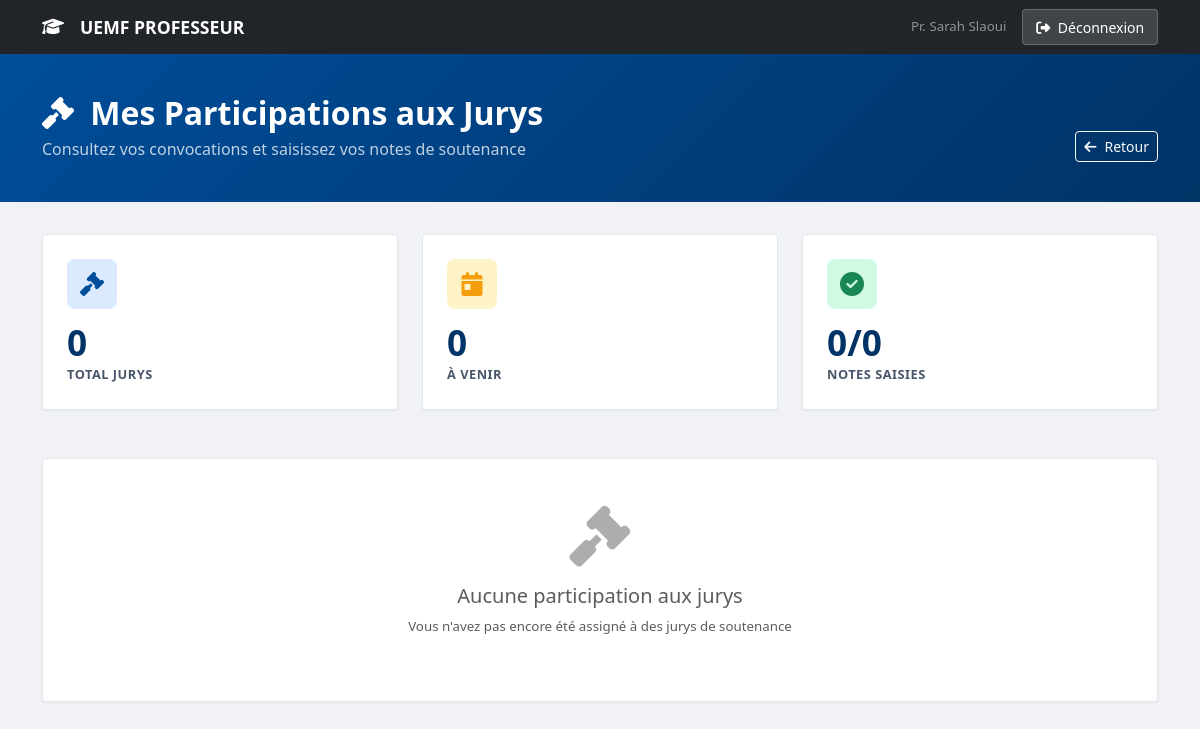
/src/views/prof/jurys.php (signed in), run on an earlier commit of the app's database.
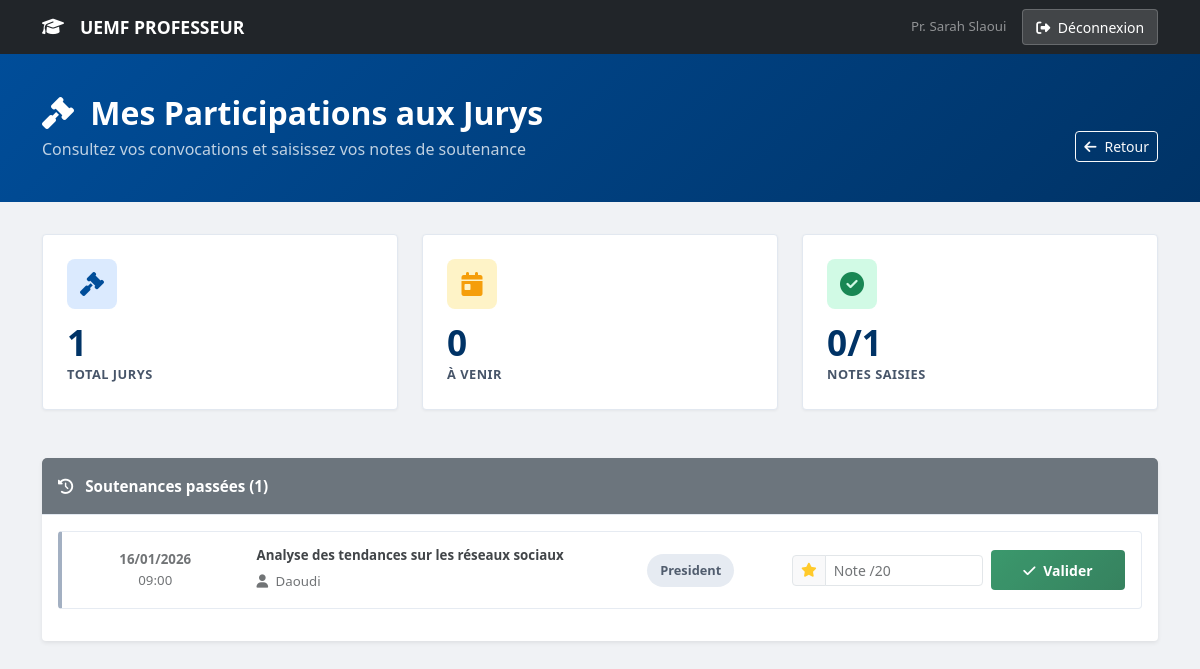
And on a later commit of the database.
### tables this page shows
CREATE TABLE `soutenances` (
  `id` int(11) NOT NULL,
  `projet_id` int(11) NOT NULL,
  `date_soutenance` datetime DEFAULT NULL,
  `salle` varchar(50) DEFAULT NULL,
  `jury_infos` text DEFAULT NULL,
  `note_finale` decimal(4,2) DEFAULT NULL,
  `mention` varchar(50) DEFAULT NULL,
  `commentaire_jury` text DEFAULT NULL,
  `created_at` datetime DEFAULT current_timestamp()
);

CREATE TABLE `projets` (
  `id` int(11) NOT NULL,
  `titre` varchar(255) NOT NULL,
  `description` text NOT NULL,
  `domaine` varchar(100) DEFAULT NULL,
  `technologies` varchar(255) DEFAULT NULL,
  `binome_email` varchar(150) DEFAULT NULL,
  `etudiant_id` int(11) NOT NULL,
  `encadrant_id` int(11) DEFAULT NULL,
  `filiere_id` int(11) NOT NULL,
  `encadrant_pref1_id` int(11) DEFAULT NULL,
  `encadrant_pref2_id` int(11) DEFAULT NULL,
  `encadrant_pref3_id` int(11) DEFAULT NULL,
  `statut` varchar(50) DEFAULT 'inscrit',
  `annee_universitaire` varchar(20) DEFAULT '2025-2026',
  `created_at` datetime DEFAULT current_timestamp(),
  `rapport_chemin` varchar(255) DEFAULT NULL
);

CREATE TABLE `users` (
  `id` int(11) NOT NULL,
  `nom` varchar(100) NOT NULL,
  `prenom` varchar(100) DEFAULT NULL,
  `email` varchar(100) NOT NULL,
  `username` varchar(50) DEFAULT NULL,
  `login` varchar(100) NOT NULL,
  `password` varchar(255) NOT NULL,
  `role` enum('etudiant','prof','coordinateur','directeur','assistante') NOT NULL,
  `filiere_id` int(11) DEFAULT NULL,
  `specialite` varchar(255) DEFAULT NULL,
  `telephone` varchar(20) DEFAULT NULL,
  `created_at` timestamp NOT NULL DEFAULT current_timestamp(),
  `must_change_password` tinyint(1) DEFAULT 1,
  `otp_secret` varchar(32) DEFAULT NULL
);

CREATE TABLE `jurys` (
  `id` int(11) NOT NULL,
  `soutenance_id` int(11) NOT NULL,
  `prof_id` int(11) NOT NULL,
  `role_jury` enum('president','examinateur','rapporteur','encadrant','invite') NOT NULL,
  `present` tinyint(1) DEFAULT 1
);

### src/views/prof/jurys.php (the view, shortened to what the changed rows need)
<?php
require_once '../../../config/database.php';
$prof_id = $_SESSION['user_id'];
$sql = "SELECT s.id, s.date_soutenance, s.note_finale, s.salle,
             p.titre AS projet_titre,
             u.nom AS etudiant_nom,
             p.binome_email AS binome_email,
             f.nom AS filiere_nom,
             j.role_jury AS mon_role
         FROM soutenances s
         JOIN jurys j ON j.soutenance_id = s.id
         JOIN projets p ON s.projet_id = p.id
         JOIN users u ON p.etudiant_id = u.id
         LEFT JOIN filieres f ON p.filiere_id = f.id
         WHERE j.prof_id = ?
         ORDER BY s.date_soutenance ASC";
$stmt = $pdo->prepare($sql);
$stmt->execute([$prof_id]);
$jurys = $stmt->fetchAll();
$jurysAVenir = [];
$jurysPasses = [];
$now = date('Y-m-d H:i:s');
foreach ($jurys as $jury) {
    $dateSoutenance = $jury['date_soutenance'] ?? date('Y-m-d H:i:s');
    if ($dateSoutenance >= $now) {
        $jurysAVenir[] = $jury;
    } else {
        $jurysPasses[] = $jury;
    }
}
$nbTotal = count($jurys);
$nbNotes = 0;
?>
<!DOCTYPE html>
<html lang="fr">
<head>
    <link href="https://cdn.jsdelivr.net/npm/bootstrap@5.3.0/dist/css/bootstrap.min.css" rel="stylesheet">
    <link rel="stylesheet" href="https://cdnjs.cloudflare.com/ajax/libs/font-awesome/6.4.0/css/all.min.css">
    <link rel="stylesheet" href="../../../public/assets/css/style.css">
</head>
<body>
    <div class="dashboard-hero">
        <div class="container">
            <div class="d-flex justify-content-between align-items-end">
                <div>
                    <h2 class="mb-1">
                        <i class="fas fa-gavel me-2"></i>
                        Mes Participations aux Jurys
                    </h2>
                </div>
            </div>
        </div>
    </div>
    <div class="container pb-5">
        <div class="row g-4 mb-5">
            <div class="col-md-4">
                <div class="stat-card">
                    <div class="stat-icon primary">
                        <i class="fas fa-gavel"></i>
                    </div>
                    <div class="stat-number"><?= $nbTotal ?></div>
                    <div class="stat-label">Total Jurys</div>
                </div>
            </div>
            <div class="col-md-4">
                <div class="stat-card">
                    <div class="stat-icon success">
                        <i class="fas fa-check-circle"></i>
                    </div>
                    <div class="stat-number"><?= $nbNotes ?>/<?= count($jurysPasses) ?></div>
                    <div class="stat-label">Notes saisies</div>
                </div>
            </div>
        </div>
        <?php if (!empty($jurysPasses)): ?>
        <div class="card shadow-sm border-0">
            <div class="card-header bg-secondary text-white py-3 fw-bold">
                <i class="fas fa-history me-2"></i>
                Soutenances passées (<?= count($jurysPasses) ?>)
            </div>
            <div class="card-body p-3">
                <?php foreach ($jurysPasses as $jury):
                    $aNote = ($jury['note_finale'] !== null);
                    $dateObj = new DateTime($jury['date_soutenance']);
                ?>
                <div class="jury-card passe mb-3">
                    <div class="card-body p-3">
                        <div class="row align-items-center">
                            <div class="col-md-2 text-center mb-2 mb-md-0">
                                <div class="small fw-bold text-muted"><?= $dateObj->format('d/m/Y') ?></div>
                                <div class="small text-muted"><?= $dateObj->format('H:i') ?></div>
                            </div>
                            <div class="col-md-4 mb-2 mb-md-0">
                                <h6 class="mb-1 fw-bold small"><?= htmlspecialchars($jury['projet_titre']) ?></h6>
                                <small class="text-muted">
                                    <i class="fas fa-user me-1"></i>
                                    <?= htmlspecialchars($jury['etudiant_nom']) ?>
                                </small>
                            </div>
                            <div class="col-md-2 text-center mb-2 mb-md-0">
                                <span class="badge-modern secondary small">
                                    <?= ucfirst($jury['mon_role'] ?? 'Membre') ?>
                                </span>
                            </div>
                            <div class="col-md-4">
                                <?php if ($aNote): ?>
                                    <div class="text-center">
                                        <div class="badge-modern success px-3 py-2">
                                            <i class="fas fa-star me-1"></i>
                                            <?= number_format($jury['note_finale'], 2) ?> / 20
                                        </div>
                                        <div class="small text-muted mt-1">
                                            <i class="fas fa-check-circle text-success me-1"></i>
                                            Note enregistrée
                                        </div>
                                    </div>
                                <?php else: ?>
                                    <form method="POST" class="row g-2 align-items-center">
                                        <div class="col-7">
                                            <div class="input-group input-group-sm">
                                                <span class="input-group-text">
                                                    <i class="fas fa-star text-warning"></i>
                                                </span>
                                                <input type="number" step="0.1" min="0" max="20" name="note" class="form-control" placeholder="Note /20" required>
                                            </div>
                                        </div>
                                        <div class="col-5">
                                            <button type="submit" name="saisir_note" class="btn btn-success-modern btn-sm w-100">
                                                <i class="fas fa-check me-1"></i>
                                                Valider
                                            </button>
                                        </div>
                                    </form>
                                <?php endif; ?>
                            </div>
                        </div>
                    </div>
                </div>
                <?php endforeach; ?>
            </div>
        </div>
        <?php endif; ?>
        <?php if (empty($jurys)): ?>
        <div class="card">
            <div class="card-body text-center py-5">
                <i class="fas fa-gavel fa-4x text-muted mb-3 opacity-50"></i>
                <h5 class="text-muted">Aucune participation aux jurys</h5>
                <p class="text-muted small">Vous n'avez pas encore été assigné à des jurys de soutenance</p>
            </div>
        </div>
        <?php endif; ?>
    </div>
</body>
</html>

What changed in the data, as far as the page shows it:
added soutenances: date_soutenance "16/01/2026", date_soutenance "09:00", projet.titre "Analyse des tendances sur les réseaux sociaux", users.nom "Daoudi", jurys.role_jury "President"
Also different on the page:
$nbTotal: "0" → "1"
count($jurysPasses): "0" → "1"
count($jurysPasses): (not shown) → "1"
text no longer shown: "Aucune participation aux jurys Vous n'avez pas encore été assigné à des jurys de soutenance"
text now shown: "Soutenances passées ( )"
